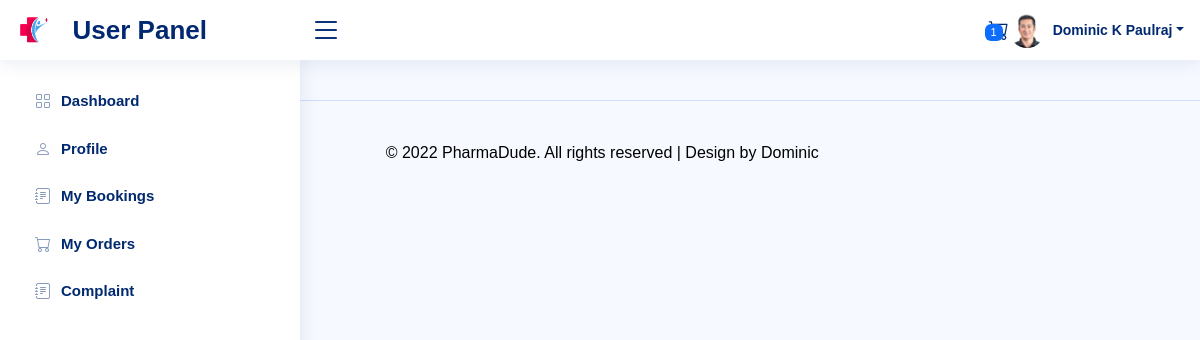
The app's page /user/invoice.php (signed in) with its own data.
### tables this page shows
CREATE TABLE `cuser` (
  `userid` int(11) NOT NULL,
  `name` varchar(24) NOT NULL,
  `address` varchar(50) NOT NULL,
  `dob` date NOT NULL,
  `gender` varchar(6) NOT NULL,
  `city` varchar(25) NOT NULL,
  `distid` int(11) NOT NULL,
  `pincode` varchar(6) NOT NULL,
  `profilepic` varchar(100) NOT NULL,
  `email` varchar(50) NOT NULL,
  `phone` varchar(10) NOT NULL
);

### user/invoice.php (the view, shortened to what this page needs)
<?php
require "../php/connect.php";
$email=$_SESSION['email'];
$sql="select * from cuser,district where email='$email' and cuser.distid=district.distid";
$result=mysqli_query($conn,$sql);
$f=mysqli_fetch_assoc($result);
$s="select * from cart where userid='$email'";
$rslt=mysqli_query($conn,$s);
$num=mysqli_num_rows($rslt);
?>
<html lang="en">
<head>
  <link href="assets/vendor/bootstrap/css/bootstrap.min.css" rel="stylesheet">
  <link href="assets/vendor/bootstrap-icons/bootstrap-icons.css" rel="stylesheet">
  <link href="assets/vendor/remixicon/remixicon.css" rel="stylesheet">
  <link href="assets/vendor/boxicons/css/boxicons.min.css" rel="stylesheet">
  <link href="assets/vendor/quill/quill.snow.css" rel="stylesheet">
  <link href="assets/vendor/quill/quill.bubble.css" rel="stylesheet">
  <link href="assets/vendor/simple-datatables/style.css" rel="stylesheet">
  <link href="assets/css/style.css" rel="stylesheet">
</head>
<body >
  <header id="header" class="header fixed-top d-flex align-items-center">
    <div class="d-flex align-items-center justify-content-between">
      <a href="index.html" class="logo d-flex align-items-center">
        <img src="../login/images/download1.png" alt="error">
        <span class="d-none d-lg-block" >User Panel</span>
      </a>
      <i class="bi bi-list toggle-sidebar-btn"></i>
    </div>
    <nav class="header-nav ms-auto">
      <ul class="d-flex align-items-center">
        <li class="nav-item dropdown">
          <a class="nav-link nav-icon" href="cart.php" >
            <span class="badge bg-primary badge-number"><?php echo $num; ?></span>
          </a>
        </li>
        <li class="nav-item dropdown pe-3">
          <a class="nav-link nav-profile d-flex align-items-center pe-0" href="#" data-bs-toggle="dropdown">
            <img src="<?php echo '../uploads/user/'.$f['profilepic'];?>" alt="Profile" class="rounded-circle">
            <span class="d-none d-md-block dropdown-toggle ps-2"><?php echo $f['name'];?></span>
          </a>
        </li>
      </ul>
    </nav>
  </header>
<aside id="sidebar" class="sidebar">
<ul class="sidebar-nav" id="sidebar-nav">
  <li class="nav-item">
    <a class="nav-link collapsed" data-bs-target="#forms-nav" href="index.php">
      <i class="bi bi-grid"></i>
      <span>Dashboard</span>
    </a>
  </li>
  <li class="nav-item">
    <a class="nav-link collapsed" data-bs-target="#forms-nav" href="profile.php">
      <i class="bi bi-person"></i>
      <span>Profile</span>
    </a>
  </li>
  <li class="nav-item">
    <a class="nav-link collapsed" data-bs-target="#forms-nav"  href="treqau.php">
      <i class="bi bi-journal-text"></i><span>My Bookings</span>
    </a>
  </li>
  <li class="nav-item">
    <a class="nav-link collapsed" data-bs-target="#forms-nav"  href="myorders.php">
      <i class="bi bi-cart"></i><span>My Orders</span>
    </a>
  </li>
  <li class="nav-item">
    <a class="nav-link collapsed" data-bs-target="#forms-nav"  href="complaint.php">
      <i class="bi bi-journal-text"></i><span>Complaint</span>
    </a>
  </li>
</ul>
</aside>
<main id="main" class="main">
  </main>
<footer id="footer" class="footer">
  </footer>
  <p style="color:black;text-align:center;">&nbsp;<space>&copy; 2022 PharmaDude. All rights reserved | Design by Dominic</space>	</p>
</body>
</html>

### user/assets/css/style.css (style rules this page uses)
:root { scroll-behavior: smooth; }
body { font-family: "Open Sans", sans-serif; background: #f6f9ff; color: #444444; }
a { color: #4154f1; text-decoration: none; }
#main { margin-top: 60px; padding: 20px 30px; transition: all 0.3s; }
.logo { line-height: 1; }
@media (min-width: 1200px) { .logo { width: 280px; } }
.logo img { max-height: 26px; margin-right: 6px; }
.logo span { font-size: 26px; font-weight: 700; color: #012970; font-family: "Nunito", sans-serif; }
.header { transition: all 0.5s; z-index: 997; height: 60px; box-shadow: 0px 2px 20px rgba(1, 41, 112, 0.1); background-color: #fff; padding-left: 20px; }
.header .toggle-sidebar-btn { font-size: 32px; padding-left: 10px; cursor: pointer; color: #012970; }
.header-nav ul { list-style: none; }
.header-nav > ul { margin: 0; padding: 0; }
.header-nav .nav-icon { font-size: 20px; color: #012970; }
.header-nav .nav-profile { color: #012970; }
.header-nav .nav-profile img { max-height: 36px; }
.header-nav .nav-profile span { font-size: 14px; font-weight: 600; }
.header-nav .badge-number { position: absolute; inset: 4px 6px auto auto; font-weight: normal; font-size: 11px; padding: 3px 6px; }
.sidebar { position: fixed; top: 60px; left: 0; bottom: 0; width: 300px; z-index: 996; transition: all 0.3s; padding: 20px; overflow-y: auto; scrollbar-width: thin; scrollbar-color: #aab7cf transparent; box-shadow: 0px 0px 20px rgba(1, 41, 112, 0.1); background-color: #fff; }
@media (min-width: 1200px) { #main, #footer { margin-left: 300px; } }
.sidebar-nav { padding: 0; margin: 0; list-style: none; }
.sidebar-nav li { padding: 0; margin: 0; list-style: none; }
.sidebar-nav .nav-item { margin-bottom: 5px; }
.sidebar-nav .nav-link { display: flex; align-items: center; font-size: 15px; font-weight: 600; color: #4154f1; transition: 0.3; background: #f6f9ff; padding: 10px 15px; border-radius: 4px; }
.sidebar-nav .nav-link i { font-size: 16px; margin-right: 10px; color: #4154f1; }
.sidebar-nav .nav-link.collapsed { color: #012970; background: #fff; }
.sidebar-nav .nav-link.collapsed i { color: #899bbd; }
.footer { padding: 20px 0; font-size: 14px; transition: all 0.3s; border-top: 1px solid #cddfff; }

### records on screen
cuser: profilepic (picture), name "Dominic K Paulraj"

### other values on screen
$num "1"
